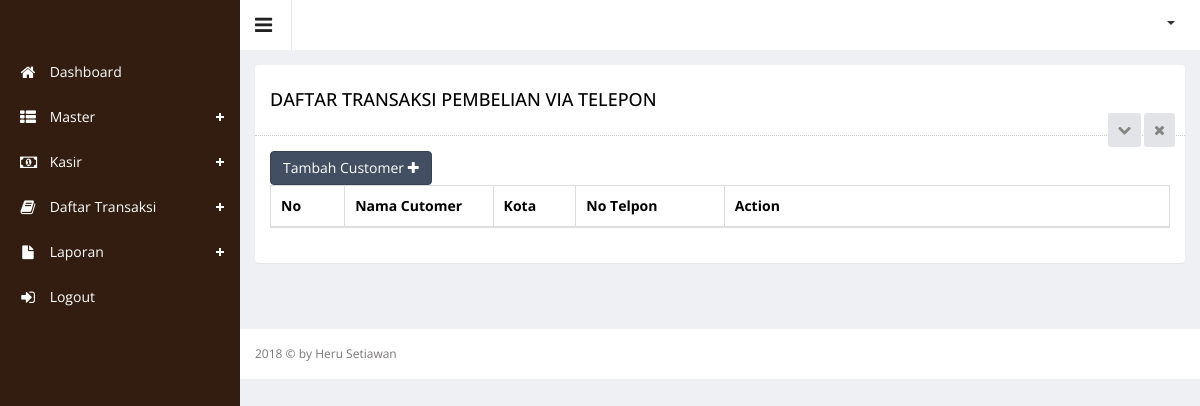
The page /index.php?hal=via_telpon (signed in) on the database as committed earlier.
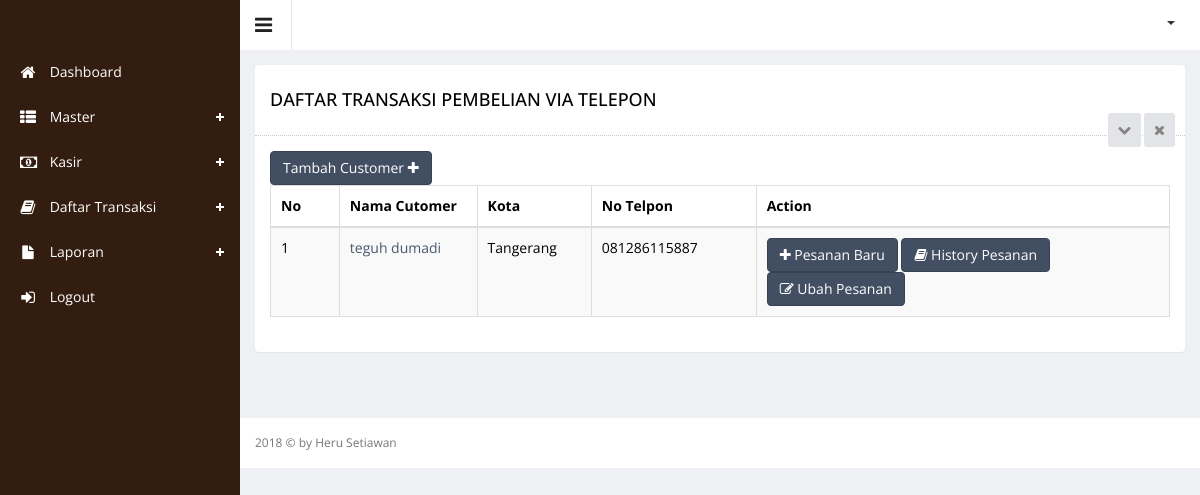
The same page on the database as committed later.
### tables this page shows
CREATE TABLE `customer` (
  `id_customer` int(5) NOT NULL,
  `nama_pembeli` varchar(50) NOT NULL,
  `alamat_pembeli` text NOT NULL,
  `kelurahan` varchar(50) NOT NULL,
  `kecamatan` varchar(50) NOT NULL,
  `kabkot` varchar(50) NOT NULL,
  `prov` varchar(50) NOT NULL,
  `no_telepon` varchar(50) NOT NULL,
  `tanggal` datetime NOT NULL
);

### via_telpon.php (the view, shortened to what this page needs)
<?php
include "config.php";
 ?>
       <div class="wrapper">
    <div class="row">
        <div class="col-sm-12">
            <section class="panel">
                <header class="panel-heading">
                    <h4>Daftar Transaksi Pembelian Via Telepon</h4>
                    <span class="tools pull-right">
                        <a href="javascript:;" class="fa fa-chevron-down"></a>
                        <a href="javascript:;" class="fa fa-times"></a>
                     </span>
                </header>
                <div class="panel-body">
                    <div class="adv-table editable-table ">
                        <div class="clearfix">
                             <div class="btn-group">
                                <a href="?hal=tambah_via_telepon">
                                    <button data-toggle="modal" class="btn btn-primary">
                                        Tambah Customer <i class="fa fa-plus"></i>
                                    </button>
                                </a>
                            </div>
                        </div>
                        <table class="table table-striped table-hover table-bordered" id="editable-sample">
                            <thead>
                            <tr>
                                <th width="5%">No</th>
                                <th width="10%">Nama Cutomer</th>
                                <th width="5%">Kota</th>
                                <th width="10%">No Telpon</th>
                                <th width="30%">Action</th>
                            </tr>
                            </thead>
                            <tbody>
                            <?php
                            $no = 1;
                            $queryProduct = $connect->query("SELECT * FROM customer ORDER BY id_customer DESC");
                            while ($rowProduct = mysqli_fetch_array($queryProduct)) {
                                ?>
                                 <tr class="">
                                    <td><?php echo $no++ ?></td>
                                    <td><a href="?hal=detai_customer&id=<?=$rowProduct['id_customer']; ?>"><?php echo $rowProduct['nama_pembeli'] ?></a></td>
                                    <td><?php echo $rowProduct['kabkot'] ?></td>
                                    <td><?php echo $rowProduct['no_telepon'] ?></td>
                                    <td>
                                        <a href="index.php?hal=via_telpon_pilih&id_customer=<?php echo $rowProduct['id_customer']; ?>">
                                            <button class="btn btn-primary" type="submit"><i class="fa fa-plus" aria-hidden="true"></i>
                                                Pesanan Baru
                                            </button>
                                        </a>
                                        <a href="index.php?hal=histori_pesan_telpon&id_customer=<?php echo $rowProduct['id_customer']; ?>">
                                            <button class="btn btn-primary" type="submit"><i class="fa fa-book" aria-hidden="true"></i>
                                                History Pesanan
                                            </button>
                                        </a>
                                        <a href="index.php?hal=ubah_pesan_telpon&id_customer=<?php echo $rowProduct['id_customer']; ?>">
                                            <button class="btn btn-primary" type="submit"><i class="fa fa-edit" aria-hidden="true"></i>
                                                Ubah Pesanan
                                            </button>
                                        </a>
                                    </td>
                                </tr>
                            <?php } ?>
                            </tbody>
                        </table>
                    </div>
                </div>
            </section>
        </div>
    </div>
</div>

Rows that differ between the two databases and show on the page:
added customer: nama_pembeli "teguh dumadi", kabkot "Tangerang", no_telepon "081286115887"
